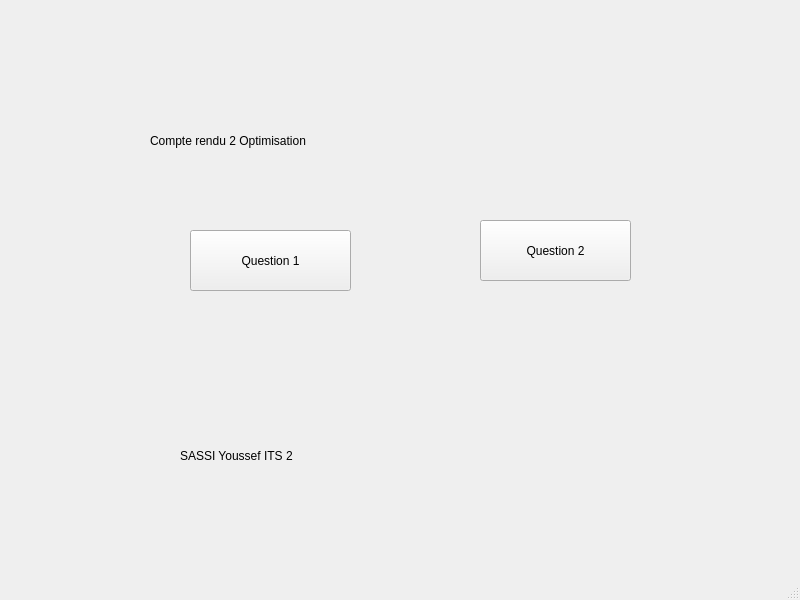
<?xml version="1.0" encoding="UTF-8"?>
<ui version="4.0">
 <class>MainWindow</class>
 <widget class="QMainWindow" name="MainWindow">
  <property name="geometry">
   <rect>
    <x>0</x>
    <y>0</y>
    <width>800</width>
    <height>600</height>
   </rect>
  </property>
  <property name="windowTitle">
   <string>MainWindow</string>
  </property>
  <property name="styleSheet">
   <string notr="true">font: 13pt &quot;Arial&quot;;</string>
  </property>
  <widget class="QWidget" name="centralwidget">
   <widget class="QPushButton" name="question_2">
    <property name="geometry">
     <rect>
      <x>480</x>
      <y>220</y>
      <width>151</width>
      <height>61</height>
     </rect>
    </property>
    <property name="text">
     <string>Question 2</string>
    </property>
   </widget>
   <widget class="QPushButton" name="question_1">
    <property name="geometry">
     <rect>
      <x>190</x>
      <y>230</y>
      <width>161</width>
      <height>61</height>
     </rect>
    </property>
    <property name="text">
     <string>Question 1</string>
    </property>
   </widget>
   <widget class="QLabel" name="label">
    <property name="geometry">
     <rect>
      <x>150</x>
      <y>100</y>
      <width>551</width>
      <height>81</height>
     </rect>
    </property>
    <property name="styleSheet">
     <string notr="true">font: 36pt &quot;Helvetica Neue&quot;;</string>
    </property>
    <property name="text">
     <string>Compte rendu 2 Optimisation</string>
    </property>
   </widget>
   <widget class="QLabel" name="label_2">
    <property name="geometry">
     <rect>
      <x>180</x>
      <y>420</y>
      <width>511</width>
      <height>71</height>
     </rect>
    </property>
    <property name="styleSheet">
     <string notr="true">font: 48pt &quot;Hoefler Text&quot;;</string>
    </property>
    <property name="text">
     <string>SASSI Youssef ITS 2</string>
    </property>
   </widget>
  </widget>
  <widget class="QMenuBar" name="menubar">
   <property name="geometry">
    <rect>
     <x>0</x>
     <y>0</y>
     <width>800</width>
     <height>24</height>
    </rect>
   </property>
  </widget>
  <widget class="QStatusBar" name="statusbar"/>
 </widget>
 <resources/>
 <connections/>
</ui>
